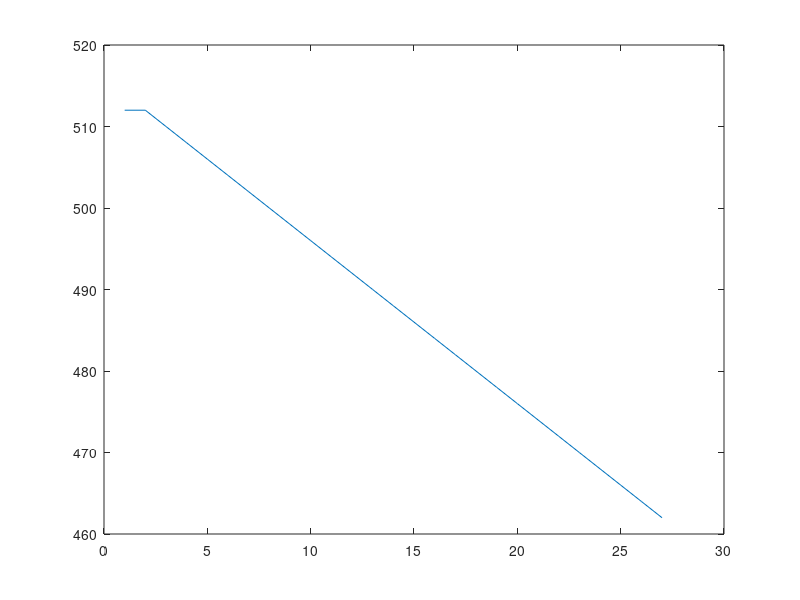

Recreate this plot in MATLAB. (Note: this script raises an error after producing the figure.)
clear;
clc;
close all;


i_dir = 1;

duration_part0 = 50;
duration_part1 = 500;
time_interval_twitch = 20;
n_frames_part0 = floor(duration_part0/time_interval_twitch);
n_frames_part1 = floor(duration_part1/time_interval_twitch);

slope = 2;

theoretical_traj = 512*ones(1,n_frames_part0);
signs = [-1;1];
for i=1:n_frames_part1
    theoretical_traj(1,n_frames_part0+i) = 512 +signs(i_dir)*slope*i;
end

plot(theoretical_traj);

amplitude_deg = compute_amplitude_ramp(slope,duration_part1,time_interval_twitch);

function amplitude_deg =  compute_amplitude_ramp(slope,duration_part1,time_interval_twitch)
n_frames_part1 = floor(duration_part1/time_interval_twitch);
ampl_step_pos = n_frames_part1*slope;
amplitude_deg=ampl_step_pos/3.413;
end